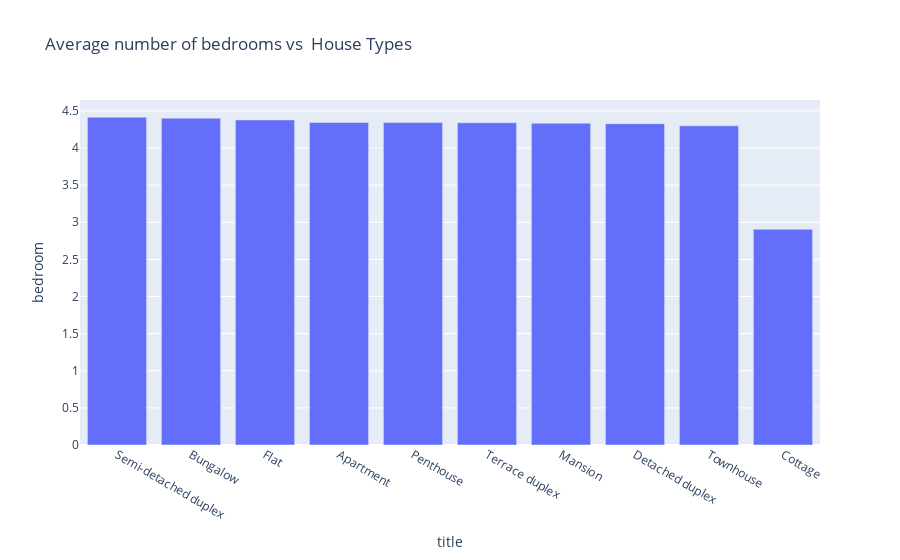

The cell this chart's notebook holds for it:
### Code cell
# What is the average number of bedrooms for each house type?

mean_1 = df_train.groupby("title")["bedroom"].mean().sort_values(ascending=False)

fig = px.bar(
    mean_1,
    x=mean_1.index,
    y="bedroom",
    title="Average number of bedrooms vs  House Types",
)
fig.show()

### Figure 1 — Plotly figure (JSON) as saved in the notebook; plotly's stock layout.template omitted (floating-point values rounded to 4 significant figures)
{"data": [{"alignmentgroup": "True", "hovertemplate": "title=%{x}<br>bedroom=%{y}<extra></extra>", "legendgroup": "", "marker": {"color": "#636efa", "pattern": {"shape": ""}}, "name": "", "offsetgroup": "", "orientation": "v", "showlegend": false, "textposition": "auto", "type": "bar", "x": ["Semi-detached duplex", "Bungalow", "Flat", "Apartment", "Penthouse", "Terrace duplex", "Mansion", "Detached duplex", "Townhouse", "Cottage"], "xaxis": "x", "y": [4.415, 4.403, 4.379, 4.344, 4.343, 4.341, 4.334, 4.328, 4.299, 2.906], "yaxis": "y"}], "layout": {"barmode": "relative", "legend": {"tracegroupgap": 0}, "title": {"text": "Average number of bedrooms vs  House Types"}, "xaxis": {"anchor": "y", "domain": [0, 1], "title": {"text": "title"}}, "yaxis": {"anchor": "x", "domain": [0, 1], "title": {"text": "bedroom"}}}}
